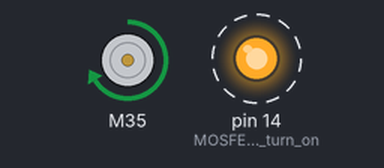
Simulated run of this sketch. Board: Arduino Uno, built with avr-gcc and run on an emulated ATmega328P. Shown: DC motor (green arrow = forward, orange = backward, longer = faster), output pins drawn as LEDs (lit = HIGH). Dashed ring = blinking. What the sketch prints to the serial monitor is not drawn. At 20.0 s the program stops and its outputs stay as they are.

Above: at 0.02 s.
Timing chart, 0 to 3.5 s (numbered marks = the images above):
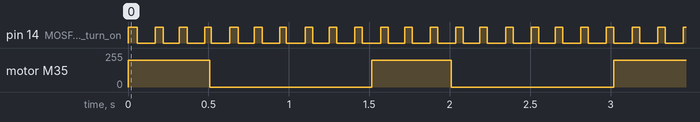

The sketch:

RunFluidizeforXswithSVandVM.ino
```cpp
#include <TimerOne.h>

#include <SparkFun_TB6612.h>
#define AIN1 30
#define BIN1 35
#define AIN2 29
#define BIN2 34
#define PWMA 28
#define PWMB 33
#define STBY 32

const int offsetA = 1;
const int offsetB = 1;

Motor motor1 = Motor(AIN1, AIN2, PWMA, offsetA, STBY);
Motor motor2 = Motor(BIN1, BIN2, PWMB, offsetB, STBY);

unsigned long myTime;
float t1; //t1 operates timers on Solenoid Valve
float t2; //t2 operates timers on Vibration Motors

float timeOpenSV = 50.0; //ms Solenoid Valve
float timeCloseSV = 100.0; //ms Solenoid Valve
float timeOpenVM = 500.0; //ms Vibration Motor
float timeCloseVM = 1000.0; //ms Vibration Motor
float totalTime = 20.0; //s Fluidization length
bool check = true;
void setup() {
  // put your setup code here, to run once:
  pinMode(14, OUTPUT); //MOSFET to turn on/off 24V channel
  Serial.begin(9600);


}

void loop() {
  // put your main code here, to run repeatedly:

  if (float(millis())/1000.0 > totalTime){ // seconds
    exit(0); //exit program after ~totalTime seconds of fluidization
  }
  if (check){
    float t1 = float(millis());
    float t2 = float(millis());
    check = false;
  }
  Serial.println(float(millis()));
  if (t2 < float(millis()) && float(millis()) < t2 + timeOpenVM){
    motor2.drive(200);
  }
  else if (t2 + timeOpenVM < float(millis()) && float(millis()) < t2 + timeOpenVM + timeCloseVM){
    motor2.brake();
  }


  if (t1 < float(millis()) && float(millis()) < t1 + timeOpenSV){
    digitalWrite(14, HIGH);
  }
  else if (t1 + timeOpenSV < float(millis()) && float(millis()) < t1 + timeOpenSV +timeCloseSV){
    digitalWrite(14, LOW);
  }


  if (float(millis()) > t1 + timeOpenSV+timeCloseSV) {
    t1 = float(millis());
  }
  if (float(millis()) > t2 + timeOpenVM + timeCloseVM) {
    t2 = float(millis());
  }

//  digitalWrite(14, HIGH); //open valve for short burst fluidization
//  delay(50); //open for 50ms TBD
//  digitalWrite(14,LOW);
//  delay(100);

//  motor2.drive(200,500);
//  motor2.drive(-200,500);
//  motor2.brake();

}
```

Measured:
- by itself, pin 14 (MOSFET_to_turn_on): alternates HIGH for 0.04 s and LOW for 0.11 s, 256 changes in all, then stays LOW
- by itself, motor M35: alternates forward 200/255 for 0.50 s and stopped for 1.0 s, 27 changes in all, then stays forward 200/255
